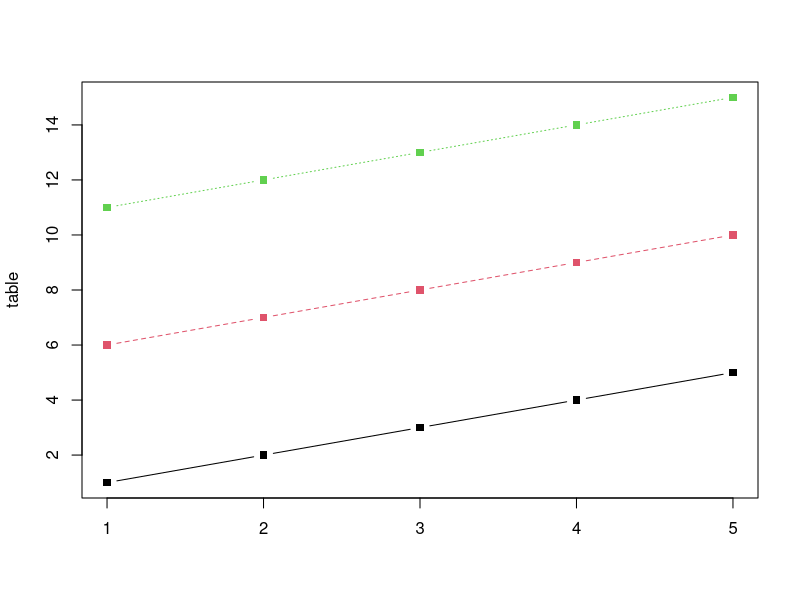

The R source for this figure: (Note: this script raises an error after producing the figure.)
## ---- chunk 1
a<-c(1,2,3,4,5)
b<-c(6,7,8,9,10)
c<-c(11,12,13,14,15)
m<-cbind(a,b,c)
print("Content of the said matrix:")
print(m)
## ---- chunk 2
table <-cbind(a,b,c)
print(table)
#plots a graph
matplot(table, type = "b", pch=15:15, col=1:3)
## ---- chunk 3
Employees = data.frame(Name=c("Anastasia S","Dima R","Katherine S", "JAMES A","LAURA MARTIN"),
                  Age=c(23,22,25,26,32),                      
                  Gender=c("M","M","F","F","M"),
                  Role=c("Clerk","Manager","Exective","CEO","ASSISTANT"),
                  Length_of_service=c("12","5","6","20","3")
                      )
print("Details of the employees:")                      
print(Employees)
## ---- chunk 4
library(ggplot2)
?diamonds
cont <- data.frame(y=c(x^2), x=1:20)
ggplot(data=cont, aes(x=x, y=y)) + geom_point()
#qplot(data = diamonds, x=price, geom = "histogram",
#      main = "Clarity of Diamonds", fill = clarity)
## ---- chunk 5
marks = c(70, 95, 80, 74)
barplot(marks,
main = "Comparing marks of 5 subjects",
xlab = "Marks",
ylab = "Subject",
names.arg = c("English", "Science", "Math.", "Hist."),
col = "darkred",
horiz = FALSE)
## ---- chunk 6
Fibonacci <- numeric(10)
Fibonacci[1] <- Fibonacci[2] <- 1
for (i in 3:10) Fibonacci[i] <- Fibonacci[i - 2] + Fibonacci[i - 1]
print("First 10 Fibonacci numbers:")
print(Fibonacci)
## ---- chunk 7
for (n in 1:100) {
 if (n %% 3 == 0 & n %% 5 == 0) {print("FizzBuzz")}
 else if (n %% 3 == 0) {print("Fizz")}
 else if (n %% 5 == 0) {print("Buzz")}
 else print(n)
}
